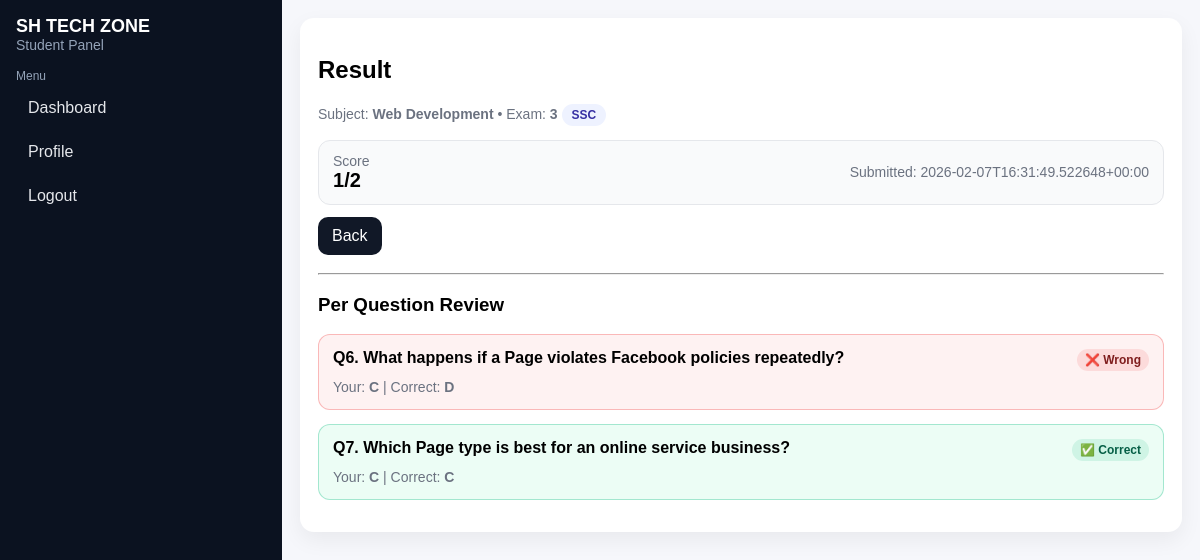
Page /result/1 (signed in) on the committed database.
### tables this page shows
CREATE TABLE subjects (
        id INTEGER PRIMARY KEY AUTOINCREMENT,
        name TEXT UNIQUE NOT NULL,
        is_active INTEGER NOT NULL DEFAULT 1,
        image_path TEXT,
        description TEXT,
        created_at TEXT NOT NULL
    );

CREATE TABLE exams (
        id INTEGER PRIMARY KEY AUTOINCREMENT,
        subject_id INTEGER,
        batch_id INTEGER,
        title TEXT NOT NULL,
        label TEXT NOT NULL DEFAULT 'SSC',
        duration_minutes INTEGER NOT NULL DEFAULT 20,
        is_active INTEGER NOT NULL DEFAULT 1,
        visibility TEXT NOT NULL DEFAULT 'approved', -- 'registered' or 'approved'
        created_at TEXT NOT NULL,
        FOREIGN KEY (subject_id) REFERENCES subjects(id),
        FOREIGN KEY (batch_id) REFERENCES batches(id)
    );

CREATE TABLE attempts (
        id INTEGER PRIMARY KEY AUTOINCREMENT,
        user_id INTEGER NOT NULL,
        exam_id INTEGER NOT NULL,
        started_at TEXT NOT NULL,
        submitted_at TEXT,
        score INTEGER,
        total INTEGER,
        pending_written INTEGER NOT NULL DEFAULT 0,
        allowed_extra_attempts INTEGER NOT NULL DEFAULT 0,
        FOREIGN KEY (user_id) REFERENCES users(id) ON DELETE CASCADE,
        FOREIGN KEY (exam_id) REFERENCES exams(id) ON DELETE CASCADE
    );

CREATE TABLE attempt_answers (
        id INTEGER PRIMARY KEY AUTOINCREMENT,
        attempt_id INTEGER NOT NULL,
        question_id INTEGER NOT NULL,
        chosen_option CHAR(1),
        text_answer TEXT,
        is_correct INTEGER, -- NULL = pending review (written)
        FOREIGN KEY (attempt_id) REFERENCES attempts(id) ON DELETE CASCADE,
        FOREIGN KEY (question_id) REFERENCES questions(id) ON DELETE CASCADE
    );

CREATE TABLE questions (
        id INTEGER PRIMARY KEY AUTOINCREMENT,
        exam_id INTEGER NOT NULL,
        q_no INTEGER,
        q_type TEXT NOT NULL DEFAULT 'mcq' CHECK (q_type IN ('mcq','text')),
        question TEXT NOT NULL,
        opt_a TEXT,
        opt_b TEXT,
        opt_c TEXT,
        opt_d TEXT,
        correct CHAR(1) CHECK (correct IN ('A','B','C','D')),
        correct_text TEXT,
        FOREIGN KEY (exam_id) REFERENCES exams(id) ON DELETE CASCADE
    );

### app.py (the view)
@app.route("/result/<int:attempt_id>")
@student_required
def result(attempt_id):
    if not require_student_ok():
        return redirect(url_for("login"))
    uid = session["user_id"]
    conn = get_db()
    attempt = conn.execute(
        """SELECT a.*, e.title, e.label, e.duration_minutes, s.name AS subject_name
           FROM attempts a
           JOIN exams e ON e.id=a.exam_id
           LEFT JOIN subjects s ON s.id=e.subject_id
           WHERE a.id=? AND a.user_id=?""",
        (attempt_id, uid),
    ).fetchone()
    if not attempt or attempt["submitted_at"] is None:
        conn.close()
        abort(404)
    rows = conn.execute(
        """SELECT q.*, ans.id AS ans_id, ans.chosen_option, ans.text_answer, ans.is_correct
           FROM attempt_answers ans
           JOIN questions q ON q.id=ans.question_id
           WHERE ans.attempt_id=?
           ORDER BY COALESCE(q.q_no, q.id)""",
        (attempt_id,),
    ).fetchall()
    conn.close()
    return render_template(
        "student/result.html",
        site_name=SITE_NAME,
        attempt=attempt,
        rows=rows,
    )

### app.py (called while the page is built)
def get_db():
    conn = sqlite3.connect(DB_PATH)
    conn.row_factory = sqlite3.Row
    try:
        conn.execute("PRAGMA foreign_keys = ON")
    except Exception:
        pass
    return conn

def student_required(fn):
    @wraps(fn)
    def wrapper(*args, **kwargs):
        if not session.get("user_id"):
            return redirect(url_for("login"))
        return fn(*args, **kwargs)
    return wrapper

def require_student_ok():
    uid = session.get("user_id")
    if not uid:
        return False
    conn = get_db()
    row = conn.execute("SELECT is_blocked FROM users WHERE id=?", (uid,)).fetchone()
    conn.close()
    if not row:
        session.clear()
        return False
    if row["is_blocked"]:
        session.clear()
        flash("আপনার অ্যাকাউন্ট ব্লক করা। Admin এর সাথে যোগাযোগ করুন।", "danger")
        return False
    return True

### templates/student/result.html (shortened to what this page needs)
{% extends "student/base.html" %}
{% block content %}
  <h2>Result</h2>
  <p class="muted">
    Subject: <b>{{ attempt.subject_name or '-' }}</b> •
    Exam: <b>{{ attempt.title }}</b> <span class="pill">{{ attempt.label }}</span>
  </p>
  <div class="timerBox">
    <div>
      <div class="muted">Score</div>
      <div style="font-size:20px; font-weight:900;">{{ attempt.score }}/{{ attempt.total }}</div>
    </div>
    <div class="muted">Submitted: {{ attempt.submitted_at }}</div>
  </div>
  <a class="btn btn2" href="{{ url_for('dashboard') }}">Back</a>
  <hr style="margin:18px 0;"/>
  <h3>Per Question Review</h3>
  {% for r in rows %}
    <div class="q
      {% if r.q_type == 'text' and r.is_correct is none %}{% else %}
        {% if r.is_correct %}ok{% else %}bad{% endif %}
      {% endif %}
    ">
      <div style="display:flex; justify-content:space-between; gap:10px; flex-wrap:wrap;">
        <div style="font-weight:900;">
          {% if r.q_no %}Q{{ r.q_no }}.{% else %}Q.{% endif %}
          {{ r.question }}
        </div>
        <div>
          {% if r.q_type == 'text' and r.is_correct is none %}
            <span class="tag tagPend">⏳ Pending</span>
          {% else %}
            {% if r.is_correct %}
              <span class="tag tagOk">✅ Correct</span>
            {% else %}
              <span class="tag tagBad">❌ Wrong</span>
            {% endif %}
          {% endif %}
        </div>
      </div>
      {% if r.q_type == 'mcq' %}
        <div class="muted" style="margin-top:8px;">
          Your: <b>{{ r.chosen_option or "Not answered" }}</b> |
          Correct: <b>{{ r.correct }}</b>
        </div>
      {% else %}
        <div class="muted" style="margin-top:8px;">
          Your: <b>{{ r.text_answer or "Not answered" }}</b><br/>
          Reference: <b>{{ r.correct_text or "-" }}</b>
        </div>
      {% endif %}
    </div>
  {% endfor %}
{% endblock %}

### templates/student/base.html (style rules this page uses)
body { font-family: Arial, sans-serif; margin: 0; background: #f6f7fb; }
.muted { color:#6b7280; font-size: 14px; }
a.btn, button.btn { display:inline-block; padding: 10px 14px; border-radius: 10px; border: 0; text-decoration:none; background:#111827; color:#fff; cursor:pointer; }
.btn2 { background:#2563eb; }
.pill { display:inline-block; padding: 4px 10px; border-radius: 999px; background:#eef2ff; color:#3730a3; font-weight:700; font-size:12px; }
.q { margin: 14px 0; padding: 14px; border: 1px solid #e5e7eb; border-radius: 12px; background:#fff; }
.timerBox { display:flex; gap:10px; align-items:center; justify-content:space-between; padding: 12px 14px; border:1px solid #e5e7eb; border-radius: 12px; background: #f9fafb; margin-bottom: 12px; }
.ok { background:#ecfdf5; border-color:#10b98155; }
.bad { background:#fef2f2; border-color:#ef444455; }
.tag { font-weight:800; font-size:12px; padding:4px 8px; border-radius:999px; display:inline-block; }
.tagOk { background:#10b98122; color:#065f46; }
.tagBad { background:#ef444422; color:#7f1d1d; }

### rows in the picture
subjects: name "Web Development"
exams: title "3", label "SSC"
attempts: score "1", total "2", submitted_at "2026-02-07T16:31:49.522648+00:00"
attempt_answers: q_no "6", question "What happens if a Page violates Facebook policies repeatedly?", is_correct "❌ Wrong", chosen_option "C", correct "D"
attempt_answers: q_no "7", question "Which Page type is best for an online service business?", is_correct "✅ Correct", chosen_option "C", correct "C"

### other values in the picture
{{ site_name }} "SH TECH ZONE"
